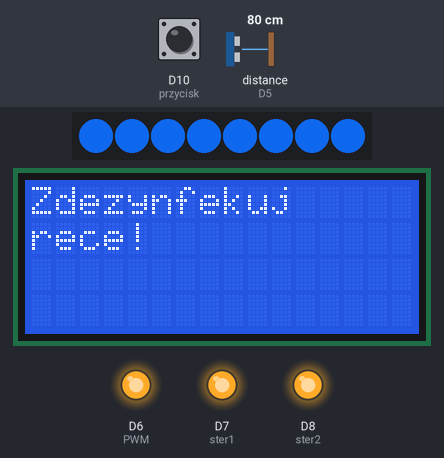
Simulated run of this sketch. Board: Arduino MKR. Shown: 8 RGB LEDs in strip order, left to right, 16×4 character LCD, output pins drawn as LEDs (lit = HIGH). Wiring (inferred from the names in the program): ultrasonic range finder: trigger D4; echo D5. The test bench sets the inputs (shaded band); at power-on: D10 (przycisk) HIGH, distance to the obstacle (sensor on D5) 80 cm. The echo pulse lasts 58.3 µs per cm; WiFi joins after 1.5 s; servers stay silent unless stated; pins used as bus, display or sensor lines are not drawn; what the sketch prints to the serial monitor is not drawn.

Above: at 2.8 s.
2.9 s: D10 (przycisk) pulled LOW for 0.15 s
At 2.97 s:
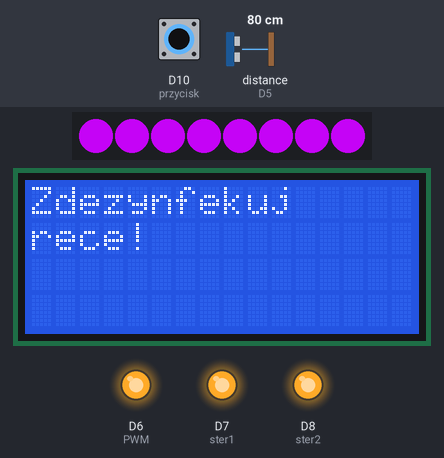
4.5 s: distance to the obstacle (sensor on D5) set to 11 cm
6.0 s: distance to the obstacle (sensor on D5) set to 8 cm
At 6.8 s:
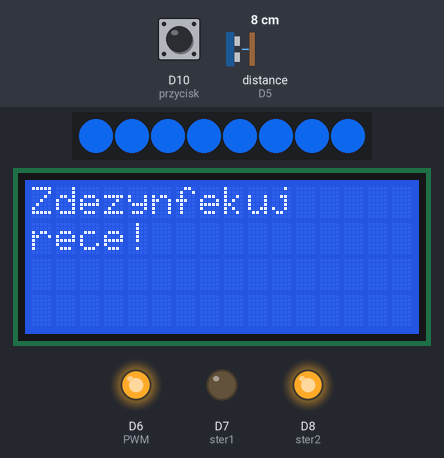
8.5 s: D10 (przycisk) pulled LOW for 3.2 s
At 10.6 s:
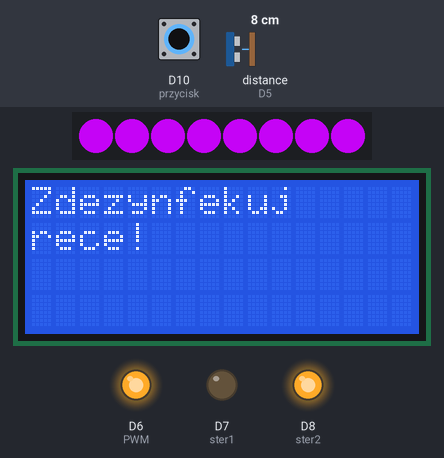
13.2 s: distance to the obstacle (sensor on D5) set to 4 cm
15.6 s: distance to the obstacle (sensor on D5) set to 2 cm
Timing chart, 0 to 18.1 s (numbered marks = the images above; inputs shaded):
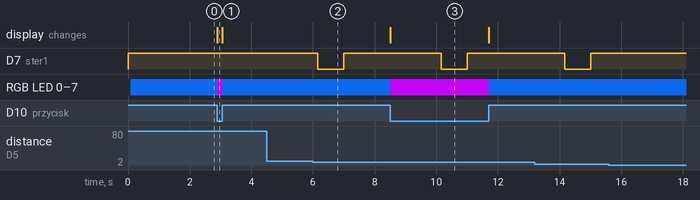

Measured:
- the behaviour switches between 10 and 9 cm on distance to the obstacle (sensor on D5) (found by bisection; images 1 and 2)
- after the input at 2.9 s, RGB LED 0–7: RGB(12, 88, 201) → RGB(181, 3, 226) at once, → RGB(12, 88, 201) 0.15 s later
- after the input at 4.5 s, every drawn part: stays the same
- after the input at 6.0 s, D7 (ster1): HIGH → LOW after 0.15 s, → HIGH 0.85 s later
- after the input at 8.5 s, RGB LED 0–7: RGB(12, 88, 201) → RGB(181, 3, 226) at once, → RGB(12, 88, 201) 3.2 s later
- after the input at 15.6 s, every drawn part: stays the same

The sketch:

projekt_dozownik.ino
```cpp
#include <WiFiNINA.h>
#include "Firebase_Arduino_WiFiNINA.h"

#include <LiquidCrystal_I2C.h>
#include <Wire.h>
#include <Adafruit_NeoPixel.h>


#define trigPinPlyn 2
#define echoPinPlyn 3
#define trigPinRuch 4
#define echoPinRuch 5
#define PWM 6
#define ster1 7
#define ster2 8
#define LED 9
#define przycisk 10

unsigned long StartS=0; //start silnik
unsigned long StartL=0; //start led
unsigned long StartP=0; //start do wysylania procentow
unsigned long CS=1000; //czas podawania plynu
unsigned long CLF=10000; //czas swiecenia na fioletowo
unsigned long CLZ=3000; //czas swiecenia na zielono

// Database Config
#define DATABASE_URL "smartdevice-app-default-rtdb.europe-west1.firebasedatabase.app"
#define DATABASE_SECRET "aQI84AF2i2WaSJIbN1Wrq1Puk2bhfAOSruoqpHFC"

// TO DO
#define WIFI_SSID "Erwin"
#define WIFI_PASSWORD "1122334455"

// Firebase Open
FirebaseData fbdo;

Adafruit_NeoPixel linijka = Adafruit_NeoPixel(8, LED, NEO_GRB + NEO_KHZ800);

LiquidCrystal_I2C lcd(0x27,16,4);

void setup() {
  Serial.begin(9600);
  pinMode(trigPinPlyn, OUTPUT);
  pinMode(echoPinPlyn, INPUT);

  pinMode(trigPinRuch, OUTPUT);
  pinMode(echoPinRuch, INPUT);

  pinMode(PWM, OUTPUT); //Sygnał PWM silnika nr 1
  digitalWrite(PWM, 255); //Ustawiamy (na stałe) stan wysoki na pinie 6

  digitalWrite(ster1, HIGH);
  digitalWrite(ster2, HIGH);

  pinMode(ster1, OUTPUT); //Sygnały sterujące kierunkiem obrotów silnika nr 1
  pinMode(ster2, OUTPUT);

  linijka.begin();

  color();

  lcd.init();
  lcd.backlight();
  lcd.setCursor(0,0);
  lcd.print("Zdezynfekuj");
  lcd.setCursor(0,1);
  lcd.print("rece!");

  pinMode(przycisk, INPUT_PULLUP);

  StartS=millis();
  StartP=millis();


  int status = WL_IDLE_STATUS;
  while (status != WL_CONNECTED)
  {
    status = WiFi.begin(WIFI_SSID, WIFI_PASSWORD);
    delay(100);
  }
  Serial.println("Connected to WiFi");

  // Autntication Config
  Firebase.begin(DATABASE_URL, DATABASE_SECRET, WIFI_SSID, WIFI_PASSWORD);
  Firebase.reconnectWiFi(true);

}


void loop() {
  //timowanie
  if(StartS+CS+3000 <  millis()){
    if(zmierzOdleglosc() < 10 && zmierzOdleglosc() > 2){

      StartS=millis();

      // Device name
      String path = "/dozownik1";

//      // TO DO
//      // Time Stamp Sending
      if (Firebase.pushTimestamp(fbdo, path + "/stamps"))
      { Serial.println("New stamp sent"); }
      else { Serial.println(fbdo.errorReason()); }


    }
  }

    if (digitalRead(przycisk) == 1){
      StartL=millis();
    }


  //odpalanie
  if(StartS+CS>millis()){
    digitalWrite(ster1, LOW);
    digitalWrite(ster2, HIGH);
  } else {
    digitalWrite(ster1, HIGH);
    digitalWrite(ster2, HIGH);
  }
  if(digitalRead(przycisk)== 0){
    if(StartL+CLF > millis()){
      purple();
    } else if (StartL+CLF+CLZ > millis()){
      green();
    } else {
      color();
    }
  } else {
    color();
  }

  if (StartP+60000<millis()){

    // Device name
    String path = "/dozownik1";

    // TO DO
    // Liquid Level Sending
    int level = zmierzPlyn();
    if (Firebase.setInt(fbdo, path + "/level", level))
    { Serial.println("New level sent"); }
    else { Serial.println(fbdo.errorReason()); }

    // Firebase Close
    fbdo.clear();

    StartP=millis();

  }

}

void green()
{
   linijka.setPixelColor(0, linijka.Color(0, 255, 0));
    linijka.setPixelColor(1, linijka.Color(0, 255, 0));
    linijka.setPixelColor(2, linijka.Color(0, 255, 0));
    linijka.setPixelColor(3, linijka.Color(0, 255, 0));
    linijka.setPixelColor(4, linijka.Color(0, 255, 0));
    linijka.setPixelColor(5, linijka.Color(0, 255, 0));
    linijka.setPixelColor(6, linijka.Color(0, 255, 0));
    linijka.setPixelColor(7, linijka.Color(0, 255, 0));
    linijka.show();
}

void purple()
{
   linijka.setPixelColor(0, linijka.Color(181, 3, 226));
    linijka.setPixelColor(1, linijka.Color(181, 3, 226));
    linijka.setPixelColor(2, linijka.Color(181, 3, 226));
    linijka.setPixelColor(3, linijka.Color(181, 3, 226));
    linijka.setPixelColor(4, linijka.Color(181, 3, 226));
    linijka.setPixelColor(5, linijka.Color(181, 3, 226));
    linijka.setPixelColor(6, linijka.Color(181, 3, 226));
    linijka.setPixelColor(7, linijka.Color(181, 3, 226));
    linijka.show();
}
void color()
{
   linijka.setPixelColor(0, linijka.Color(12,88, 201));
    linijka.setPixelColor(1, linijka.Color(12, 88, 201));
    linijka.setPixelColor(2, linijka.Color(12, 88, 201));
    linijka.setPixelColor(3, linijka.Color(12, 88, 201));
    linijka.setPixelColor(4, linijka.Color(12, 88, 201));
    linijka.setPixelColor(5, linijka.Color(12, 88, 201));
    linijka.setPixelColor(6, linijka.Color(12, 88, 201));
    linijka.setPixelColor(7, linijka.Color(12, 88, 201));
    linijka.show();
}
void no_color()
{
   linijka.setPixelColor(0, linijka.Color(0, 0, 0));
    linijka.setPixelColor(1, linijka.Color(0, 0, 0));
    linijka.setPixelColor(2, linijka.Color(0, 0, 0));
    linijka.setPixelColor(3, linijka.Color(0, 0, 0));
    linijka.setPixelColor(4, linijka.Color(0, 0, 0));
    linijka.setPixelColor(5, linijka.Color(0, 0, 0));
    linijka.setPixelColor(6, linijka.Color(0, 0, 0));
    linijka.setPixelColor(7, linijka.Color(0, 0, 0));
    linijka.show();
}

int zmierzOdleglosc() {
  long czas, dystans;

  digitalWrite(trigPinRuch
  , LOW);
  delayMicroseconds(2);
  digitalWrite(trigPinRuch, HIGH);
  delayMicroseconds(10);
  digitalWrite(trigPinRuch, LOW);

  czas = pulseIn(echoPinRuch, HIGH);
  dystans = czas / 58;

  return dystans;
}

int zmierzPlyn(){
  long czas, dystans, procent;
  digitalWrite(trigPinPlyn, LOW);
  delayMicroseconds(2);
  digitalWrite(trigPinPlyn, HIGH);
  delayMicroseconds(10);
  digitalWrite(trigPinPlyn, LOW);

  czas = pulseIn(echoPinPlyn, HIGH);
  dystans = czas / 58;

  procent = 100 - (dystans * 50 / 6);


  return procent;
}
```
